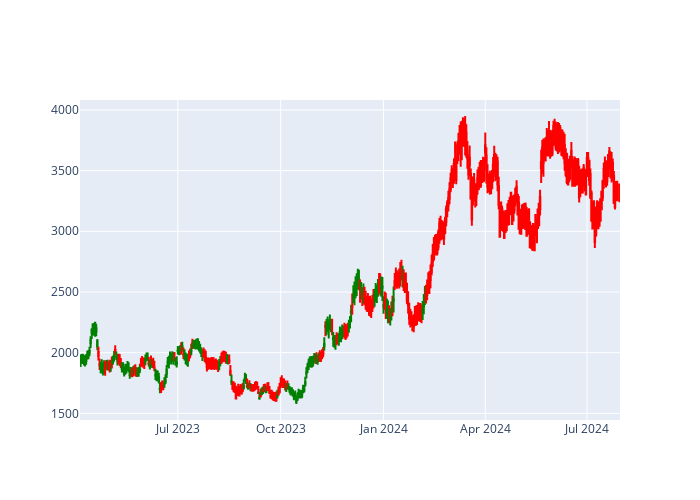

Notebook code cell kept with this figure:
### Code cell
import plotly.graph_objects as go

fig = go.Figure(data=[go.Candlestick(
                x = pred_df.index, # date values
                open = pred_df['Open'],
                high = pred_df['High'],
                low = pred_df['Low'],
                close = pred_df['Close'],
                increasing_line_color = 'green',
                decreasing_line_color = 'red')])

# Mask a default range slider
fig.update_layout(xaxis_rangeslider_visible=False)

# Set layout size
fig.update_layout(
    autosize=False,
    width=700,
    height=500)

### Figure 1 — Plotly figure (JSON) as saved in the notebook; plotly's stock layout.template omitted (floating-point values rounded to 4 significant figures; data arrays with more than 128 entries replaced by an {"elided": "..."} marker saying what was removed)
{"data": [{"close": {"elided": "482 float values"}, "decreasing": {"line": {"color": "red"}}, "high": {"elided": "482 float values"}, "increasing": {"line": {"color": "green"}}, "low": {"elided": "482 float values"}, "open": {"elided": "482 float values"}, "type": "candlestick", "x": {"elided": "482 str values"}}], "layout": {"autosize": false, "height": 500, "width": 700, "xaxis": {"rangeslider": {"visible": false}}}}
